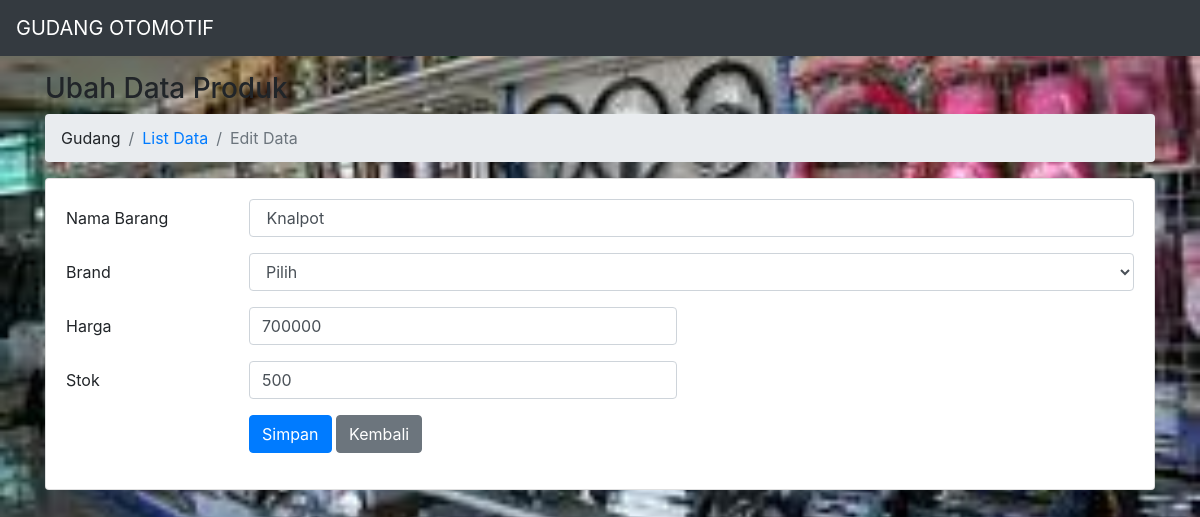
The page /ahoy/GGBase/update/1 on the database its author committed.
### tables this page shows
CREATE TABLE `gudangotomotif2` (
  `id_produk` int(11) NOT NULL,
  `nama_barang` varchar(20) NOT NULL,
  `brand` varchar(20) NOT NULL,
  `harga_barang` int(5) NOT NULL,
  `stok_barang` int(5) NOT NULL
);

### ahoy/application/controllers/GGBase.php (called while the page is built, shortened)
<?php
class GGBase extends CI_Controller
{
	public function __construct()
	{
		$this->load->model("GGBase_model");
	}
	public function update($id = null)
	{
		$Gudang = $this->GGBase_model;
		$data["title"] = "Ubah Data Produk";
		$data["data_GGBase"] = $Gudang->getById($id);
		$this->load->view('templates/header', $data);
		$this->load->view('templates/menu');
		$this->load->view('gudang/edit', $data);
		$this->load->view('templates/footer');
	}
}

### ahoy/index.php (called while the page is built, shortened)
<?php
require_once BASEPATH.'core/CodeIgniter.php';

### ahoy/application/models/GGBase_model.php (called while the page is built, shortened)
<?php
class GGBase_model extends CI_model
{
	private $table = 'gudangotomotif2';
	public function getById($id)
	{
		return $this->db->get_where($this->table, ["id_produk" => $id])->row();
	}
}

### ahoy/application/views/gudang/edit.php (the view, shortened to what this page needs)
 <div class="container pt-5">
    <br>
    <h3><?= $title ?></h3>
    <nav aria-label="breadcrumb">
        <ol class="breadcrumb ">
            <li class="breadcrumb-item"><a>Gudang</a></li>
            <li class="breadcrumb-item "><a href="<?= base_url('gudang'); ?>">List Data</a></li>
            <li class="breadcrumb-item active" aria-current="page">Edit Data</li>
        </ol>
    </nav>
    <div class="row">
        <div class="col-md-12">
            <div class="card">
                <div class="card-body">
                    <?php
                    $attributes = array('id' => 'FrmEditProduk', 'method' => "post", "autocomplete" => "off");
                    echo form_open('', $attributes);
                    ?>
                    <div class="form-group row">
                        <label for="NamaBarang" class="col-sm-2 col-form-label">Nama Barang</label>
                        <div class="col-sm-10">
                            <input type="text" class="form-control" id="NamaBarang" name="nama_barang" value=" <?= $data_GGBase->nama_barang; ?>">
                        </div>
                    </div>
                    <div class="form-group row">
                        <label for="Brand" class="col-sm-2 col-form-label">Brand</label>
                        <div class="col-sm-10">
                            <select class="form-control" id="Brand" name="brand">
                                <option value="RCB" selected disabled>Pilih</option>
                            </select>
                        </div>
                    </div>
                    <div class="form-group row">
                        <label for="Harga" class="col-sm-2 col-form-label">Harga</label>
                        <div class="col-sm-5">
                            <input type="text" class="form-control" id="Harga" name="harga_barang" value="<?= $data_GGBase->harga_barang; ?>">
                        </div>
                    </div>
                    <div class="form-group row">
                        <label for="Stok" class="col-sm-2 col-form-label">Stok</label>
                        <div class="col-sm-5">
                            <input type="text" class="form-control" id="Stok" name="stok_barang" value="<?= $data_GGBase->stok_barang; ?>">
                        </div>
                    </div>
                    <div class="form-group row">
                        <div class="col-sm-10 offset-md-2">
                            <button type="submit" class="btn btn-primary" name="simpan">Simpan</button>
                            <a class="btn btn-secondary" href="javascript:history.back()">Kembali</a>
                        </div>
                    </div>
                    </form>
                </div>
            </div>
        </div>
    </div>
</div>

### ahoy/assets/css/style.css (style rules this page uses)
body { background-image: url("../image/bengkel.jpg"); background-size: cover; background-position: 0px -150px; }

### rows shown on the page
gudangotomotif2: nama_barang "Knalpot", harga_barang "700000", stok_barang "500"

### other values the page prints
$title "Ubah Data Produk"
